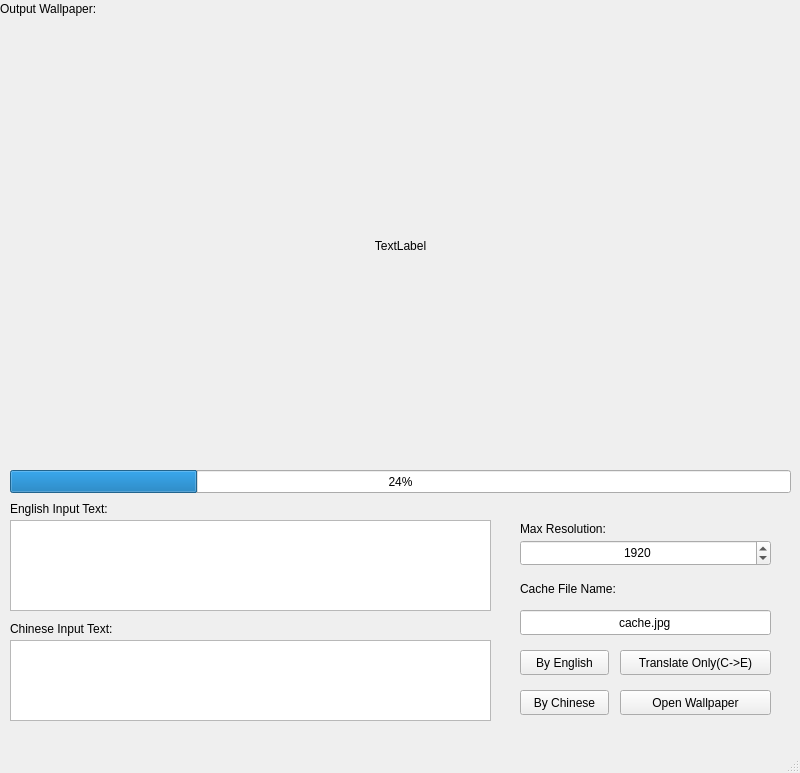
<?xml version="1.0" encoding="UTF-8"?>
<ui version="4.0">
 <class>MainWindow</class>
 <widget class="QMainWindow" name="MainWindow">
  <property name="geometry">
   <rect>
    <x>0</x>
    <y>0</y>
    <width>800</width>
    <height>773</height>
   </rect>
  </property>
  <property name="windowTitle">
   <string>Wallpaper Generation (By Stable Diffusion XL)</string>
  </property>
  <widget class="QWidget" name="centralwidget">
   <widget class="QLabel" name="label">
    <property name="geometry">
     <rect>
      <x>0</x>
      <y>0</y>
      <width>141</width>
      <height>17</height>
     </rect>
    </property>
    <property name="text">
     <string>Output Wallpaper:</string>
    </property>
   </widget>
   <widget class="QLabel" name="label_output">
    <property name="geometry">
     <rect>
      <x>10</x>
      <y>20</y>
      <width>781</width>
      <height>451</height>
     </rect>
    </property>
    <property name="text">
     <string>TextLabel</string>
    </property>
    <property name="alignment">
     <set>Qt::AlignCenter</set>
    </property>
   </widget>
   <widget class="QProgressBar" name="progressBar">
    <property name="geometry">
     <rect>
      <x>10</x>
      <y>470</y>
      <width>781</width>
      <height>23</height>
     </rect>
    </property>
    <property name="value">
     <number>24</number>
    </property>
   </widget>
   <widget class="QLabel" name="label_2">
    <property name="geometry">
     <rect>
      <x>10</x>
      <y>500</y>
      <width>131</width>
      <height>17</height>
     </rect>
    </property>
    <property name="text">
     <string>English Input Text:</string>
    </property>
   </widget>
   <widget class="QTextEdit" name="textEdit_en">
    <property name="geometry">
     <rect>
      <x>10</x>
      <y>520</y>
      <width>481</width>
      <height>91</height>
     </rect>
    </property>
   </widget>
   <widget class="QLabel" name="label_3">
    <property name="geometry">
     <rect>
      <x>520</x>
      <y>520</y>
      <width>121</width>
      <height>17</height>
     </rect>
    </property>
    <property name="text">
     <string>Max Resolution:</string>
    </property>
   </widget>
   <widget class="QSpinBox" name="spinBox_maxres">
    <property name="geometry">
     <rect>
      <x>520</x>
      <y>540</y>
      <width>251</width>
      <height>26</height>
     </rect>
    </property>
    <property name="alignment">
     <set>Qt::AlignCenter</set>
    </property>
    <property name="minimum">
     <number>1024</number>
    </property>
    <property name="maximum">
     <number>2048</number>
    </property>
    <property name="value">
     <number>1920</number>
    </property>
   </widget>
   <widget class="QLabel" name="label_4">
    <property name="geometry">
     <rect>
      <x>520</x>
      <y>580</y>
      <width>121</width>
      <height>17</height>
     </rect>
    </property>
    <property name="text">
     <string>Cache File Name:</string>
    </property>
   </widget>
   <widget class="QLineEdit" name="lineEdit_cachefilename">
    <property name="geometry">
     <rect>
      <x>520</x>
      <y>610</y>
      <width>251</width>
      <height>25</height>
     </rect>
    </property>
    <property name="text">
     <string>cache.jpg</string>
    </property>
    <property name="alignment">
     <set>Qt::AlignCenter</set>
    </property>
   </widget>
   <widget class="QPushButton" name="pushButton_open">
    <property name="geometry">
     <rect>
      <x>620</x>
      <y>690</y>
      <width>151</width>
      <height>25</height>
     </rect>
    </property>
    <property name="text">
     <string>Open Wallpaper</string>
    </property>
   </widget>
   <widget class="QLabel" name="label_5">
    <property name="geometry">
     <rect>
      <x>10</x>
      <y>620</y>
      <width>141</width>
      <height>17</height>
     </rect>
    </property>
    <property name="text">
     <string>Chinese Input Text:</string>
    </property>
   </widget>
   <widget class="QTextEdit" name="textEdit_cn">
    <property name="geometry">
     <rect>
      <x>10</x>
      <y>640</y>
      <width>481</width>
      <height>81</height>
     </rect>
    </property>
   </widget>
   <widget class="QPushButton" name="pushButton_byen">
    <property name="geometry">
     <rect>
      <x>520</x>
      <y>650</y>
      <width>89</width>
      <height>25</height>
     </rect>
    </property>
    <property name="text">
     <string>By English</string>
    </property>
   </widget>
   <widget class="QPushButton" name="pushButton_bycn">
    <property name="geometry">
     <rect>
      <x>520</x>
      <y>690</y>
      <width>89</width>
      <height>25</height>
     </rect>
    </property>
    <property name="text">
     <string>By Chinese</string>
    </property>
   </widget>
   <widget class="QPushButton" name="pushButton_tslonly">
    <property name="geometry">
     <rect>
      <x>620</x>
      <y>650</y>
      <width>151</width>
      <height>25</height>
     </rect>
    </property>
    <property name="text">
     <string>Translate Only(C-&gt;E)</string>
    </property>
   </widget>
  </widget>
  <widget class="QMenuBar" name="menubar">
   <property name="geometry">
    <rect>
     <x>0</x>
     <y>0</y>
     <width>800</width>
     <height>22</height>
    </rect>
   </property>
  </widget>
  <widget class="QStatusBar" name="statusbar"/>
 </widget>
 <resources/>
 <connections/>
</ui>
